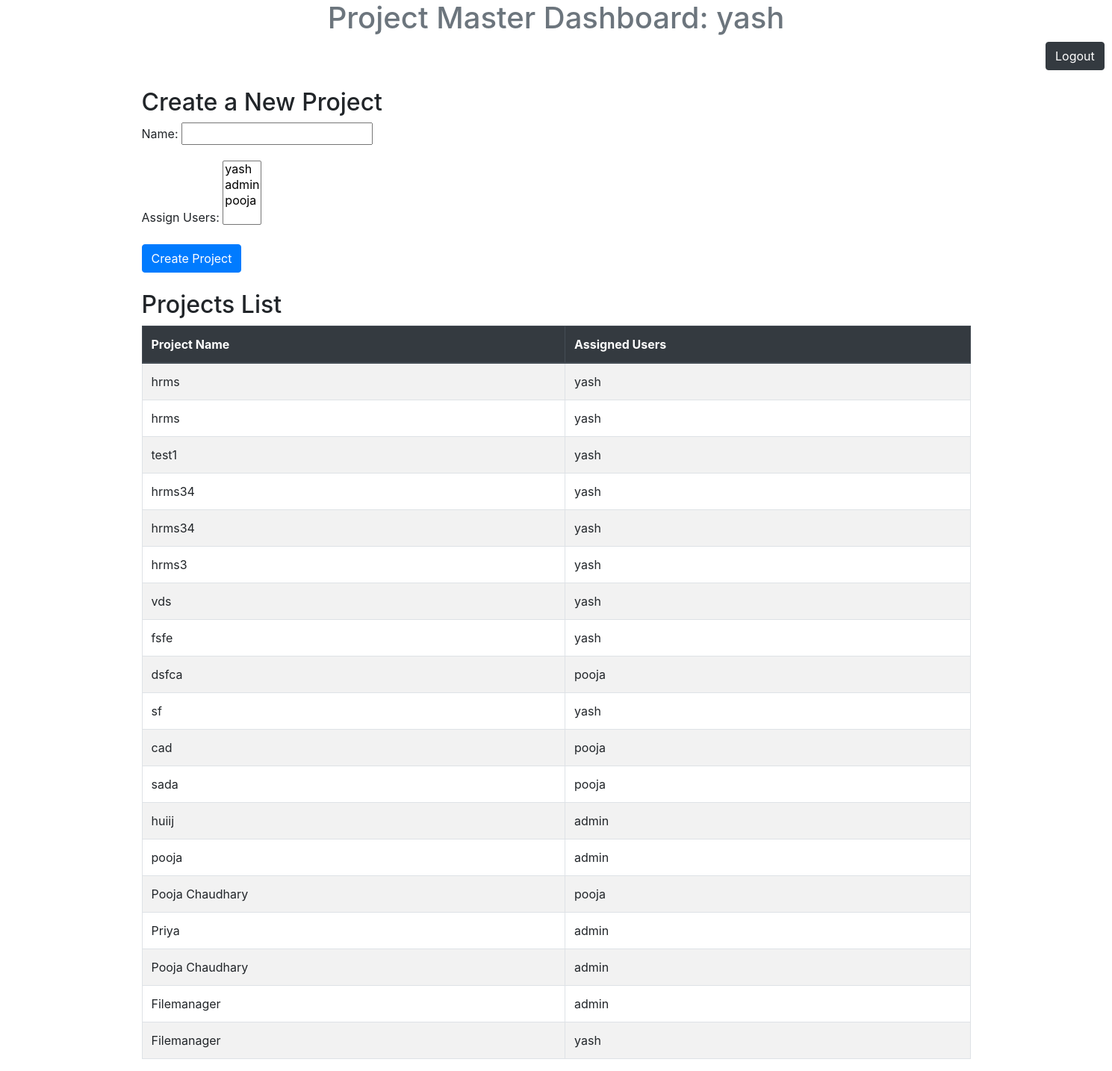
The page /dashboard/ (signed in) on the database its author committed.
### myapp/models.py (models this page shows, shortened)
class Project(models.Model):
    name = models.CharField(max_length=100)
    description = models.TextField(blank=True, null=True)
    assigned_users = models.ManyToManyField(settings.AUTH_USER_MODEL, related_name='projects')
    upload_enabled = models.BooleanField(default=True)

### myapp/middlewares.py (the view)
    def wrapped_view(request,*args,**kwargs):
        if request.user.is_authenticated == False:
            return redirect('login')
        return view_function(request,*args,*kwargs)

### myapp/forms.py
class ProjectForm(forms.ModelForm):
    assigned_users = forms.ModelMultipleChoiceField(
        queryset=User.objects.all(),
        widget=forms.SelectMultiple,
        required=False,
        label="Assign Users"
    )
    class Meta:
        model = Project
        fields = ['name', 'assigned_users']

### myapp/views.py (called while the page is built)
@auth
def dashboard_view(request):
    if request.method == 'POST':
        form = ProjectForm(request.POST)
        if form.is_valid():
            project = form.save()
            return redirect('dashboard')
    else:
        form = ProjectForm()
    projects = Project.objects.all()
    return render(request, 'dashboard.html', {'form': form, 'projects': projects})

### myapp/templates/dashboard.html (shortened to what this page needs)
{% extends "layouts/app.html" %}
{% block content %}
<h1 class="text-muted text-center">Project Master Dashboard: {{ request.user.username }}</h1>
<a href="{% url 'logout' %}" class="btn btn-dark" type="submit" class="btn btn-dark" style="margin-left: 1400px;">Logout</a>
<div class="container mt-4">
    <h2>Create a New Project</h2>
    <form method="post">
        {{ form.as_p }}
        <button type="submit" class="btn btn-primary">Create Project</button>
    </form>
</div>
<div class="container mt-4">
    <h2>Projects List</h2>
    <table class="table table-bordered table-striped">
        <thead class="thead-dark">
            <tr>
                <th>Project Name</th>
                <th>Assigned Users</th>
            </tr>
        </thead>
        <tbody>
            {% for project in projects %}
            <tr>
                <td>{{ project.name }}</td>
                <td>
                    {% for user in project.assigned_users.all %}
                        {{ user.username }}{% if not forloop.last %}, {% endif %}
                    {% endfor %}
                </td>
            </tr>
            {% empty %}
            <tr>
                <td colspan="3">No projects found.</td>
            </tr>
            {% endfor %}
        </tbody>
    </table>
</div>
{% endblock %}

### myapp/templates/layouts/app.html (shortened to what this page needs)
<!DOCTYPE html>
<html lang="en">
<head>
  <link rel="stylesheet" href="https://cdn.jsdelivr.net/npm/bootstrap@4.6.2/dist/css/bootstrap.min.css">
</head>
<body>
{% block content %}
{% endblock %}
</body>
</html>

### rows shown on the page
Project: name "hrms"
Project: name "hrms"
Project: name "test1"
Project: name "hrms34"
Project: name "hrms34"
Project: name "hrms3"
Project: name "vds"
Project: name "fsfe"
Project: name "dsfca"
Project: name "sf"
Project: name "cad"
Project: name "sada"
Project: name "huiij"
Project: name "pooja"
Project: name "Pooja Chaudhary"
Project: name "Priya"
Project: name "Pooja Chaudhary"
Project: name "Filemanager"
Project: name "Filemanager"

### other values the page prints
{{ request.user.username }} "yash"
{{ user.username }} "yash"
{{ user.username }} "pooja"
{{ user.username }} "admin"
